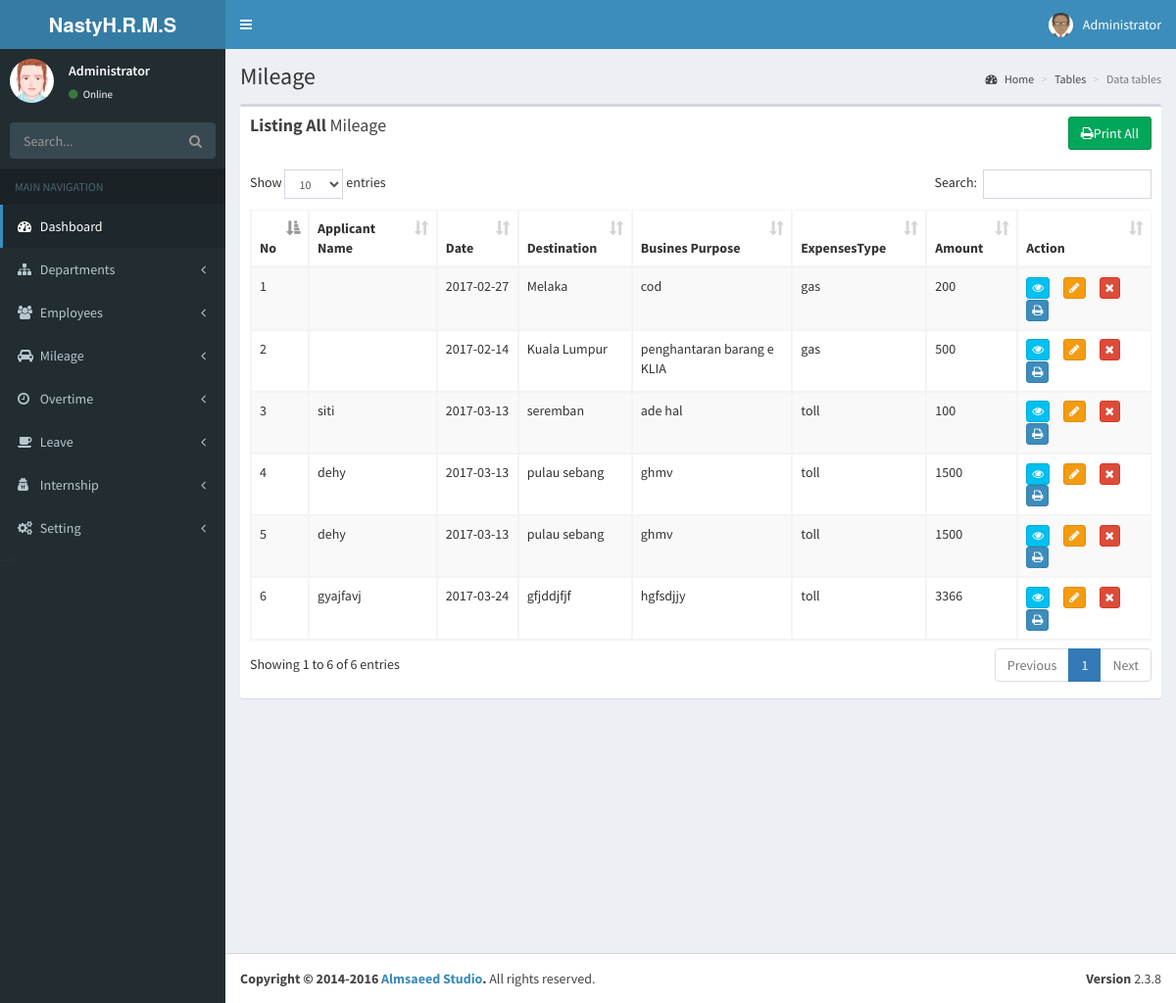
The app's page /dashboard/page/a7 with its own data.
### tables this page shows
CREATE TABLE IF NOT EXISTS `emp_mileage` (
  `mlg_id` int(11) NOT NULL AUTO_INCREMENT,
  `emp_id` int(11) NOT NULL,
  `emp_name` varchar(50) NOT NULL,
  `mlg_date` date NOT NULL,
  `mlg_destination` varchar(100) NOT NULL,
  `mlg_BusinesPurpose` varchar(100) NOT NULL,
  `mlg_km` int(11) NOT NULL,
  `expensesType` char(50) NOT NULL,
  `amount` int(11) NOT NULL,
  PRIMARY KEY (`mlg_id`)
);

### application/controllers/dashboard.php (called while the page is built, shortened)
<?php
class dashboard extends CI_Controller
{
	public function page($key)
    {
    	switch ($key)
    	{
          case 'a7':
            $this->load->database();
            $this->load->model('m_mileage');
            $arr['arr'] = $this->m_mileage->getAll();
            $this->load->view('nastyHRMS/navigation');
            $this->load->view('nastyHRMS/header');
            $this->load->view('list_mileage' ,$arr);
            break;
   		}
    }
}

### index.php (called while the page is built, shortened)
<?php
require_once BASEPATH.'core/CodeIgniter.php';

### application/models/m_mileage.php (called while the page is built, shortened)
<?php
class m_mileage extends CI_Model {
        public function getAll($where = null, $all = false)
        {
            $this->db->select('*');
            $this->db->from(self::TABLE_NAME);
            $result = $this->db->get()->result();
            if ($result) {
                if ($where !== NULL) {
                    return array_shift($result);
                } else {
                    return $result;
                }
            } else {
                return false;
            }
        }
}
?>

### application/views/list_mileage.php (the view, shortened to what this page needs)
<!DOCTYPE html>
<html>
<head>
  <link rel="stylesheet" href="<?= base_url(); ?>bootstrap/css/bootstrap.min.css">
  <link rel="stylesheet" href="https://cdnjs.cloudflare.com/ajax/libs/font-awesome/4.5.0/css/font-awesome.min.css">
  <link rel="stylesheet" href="https://cdnjs.cloudflare.com/ajax/libs/ionicons/2.0.1/css/ionicons.min.css">
  <link rel="stylesheet" href="<?= base_url(); ?>plugins/datatables/dataTables.bootstrap.css">
  <link rel="stylesheet" href="<?= base_url(); ?>dist/css/AdminLTE.min.css">
  <link rel="stylesheet" href="<?= base_url(); ?>dist/css/skins/_all-skins.min.css">
</head>
<body class="hold-transition skin-blue sidebar-mini">
<div class="wrapper">
  <div class="content-wrapper">
    <section class="content-header">
      <h1>
        Mileage
      </h1>
      <ol class="breadcrumb">
        <li><a href="#"><i class="fa fa-dashboard"></i> Home</a></li>
        <li><a href="#">Tables</a></li>
        <li class="active">Data tables</li>
      </ol>
    </section>
    <section class="content">
      <div class="row">
        <div class="col-xs-12">
          <div class="box">
            <div class="box-header">
              <h3 class="box-title"><b>Listing All</b> Mileage</h3>
              <a href="" name="print_all" id="print_all" class="btn btn-success pull-right"><i class="fa fa-print"></i>Print All</a>
            </div>
            <div class="box-body">
              <table id="example1" class="table table-bordered table-striped">
                <thead>
                <tr>
                  <th>No</th>
                  <th>Applicant Name</th>
                  <th>Date</th>
                  <th>Destination</th>
                  <th>Busines Purpose</th>
                  <th>ExpensesType</th>
                  <th>Amount</th>
                  <th id = "exclude_header">Action</th>
                </tr>
                </thead>
                <tbody>
                <?php
                      $n = 0;
                      foreach ($arr as $mileage){
                      $n++;
                ?>
                <tr>
                  <td><?= $n?></td>
                  <td><?= $mileage->emp_name; ?></td>
                  <td><?= $mileage->mlg_date; ?></td>
                  <td><?= $mileage->mlg_destination; ?></td>
                  <td><?= $mileage->mlg_BusinesPurpose; ?></td>
                  <td><?= $mileage->expensesType; ?></td>
                  <td><?= $mileage->amount; ?></td>
                  <td id="exclude_column"><a href="<?= site_url('dashboard/page/a20?view=').$mileage->mlg_id; ?>" name="c5" title="View Mileage">
                  <button type="button" class="btn btn-info btn-xs" title="View"><i class="fa fa-eye"></i></button></a>
                  <a href="<?= site_url('dashboard/page/c22?edit=').$mileage->mlg_id; ?>" name="c5" title="Edit Mileage">
                  <button type="button" class="btn btn-warning btn-xs"><i class="fa fa-pencil"></i></button>
                  <a onclick = "return onDel();" href="<?= site_url('dashboard/page/c23?delete=').$mileage->mlg_id; ?>" name="c5" title="Delete User">
                  <button type="button" class="btn btn-danger btn-xs"><i class="fa fa-close"></i></button></a>
                  <a onclick = "return onDel();" href="<?= site_url('dashboard/page/c41?print=').$mileage->mlg_id; ?>" name="c5" title="Print">
                  <button type="button" class="btn btn-primary btn-xs"><i class="fa fa-print"></i></button></a>
                  </td>
                </tr>
                 <?php
                    }
                   ?>
                </tbody>
              </table>
            </div>
          </div>
        </div>
      </div>
    </section>
  </div>
  <footer class="main-footer">
    <div class="pull-right hidden-xs">
      <b>Version</b> 2.3.8
    </div>
    <strong>Copyright &copy; 2014-2016 <a href="http://almsaeedstudio.com">Almsaeed Studio</a>.</strong> All rights
    reserved.
  </footer>
</div>
</body>
</html>

### records on screen
emp_mileage: mlg_date "2017-02-27", mlg_destination "Melaka", mlg_BusinesPurpose "cod", expensesType "gas", amount "200"
emp_mileage: mlg_date "2017-02-14", mlg_destination "Kuala Lumpur", mlg_BusinesPurpose "penghantaran barang e KLIA", expensesType "gas", amount "500"
emp_mileage: emp_name "siti", mlg_date "2017-03-13", mlg_destination "seremban", mlg_BusinesPurpose "ade hal", expensesType "toll", amount "100"
emp_mileage: emp_name "dehy", mlg_date "2017-03-13", mlg_destination "pulau sebang", mlg_BusinesPurpose "ghmv", expensesType "toll", amount "1500"
emp_mileage: emp_name "dehy", mlg_date "2017-03-13", mlg_destination "pulau sebang", mlg_BusinesPurpose "ghmv", expensesType "toll", amount "1500"
emp_mileage: emp_name "gyajfavj", mlg_date "2017-03-24", mlg_destination "gfjddjfjf", mlg_BusinesPurpose "hgfsdjjy", expensesType "toll", amount "3366"
